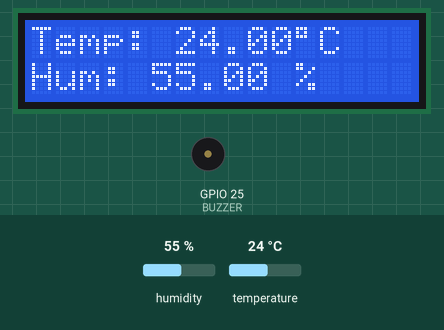
This program was run on a simulated ESP32. Parts: 16×2 character LCD, buzzer (waves = sounding, pin HIGH). The inputs (shaded band) are chosen by the test bench; at power-on: temperature 24 °C, humidity 55 %. WiFi joins after 1.5 s; servers stay silent unless stated; the local clock reads 2024-03-15 10:24:30 at power-on unless the program sets it; the Firebase database answers and starts empty; what the program prints to the serial monitor is not drawn.

Above: at 3.17 s.
3.6 s: temperature set to 0 °C
At 3.6 s:
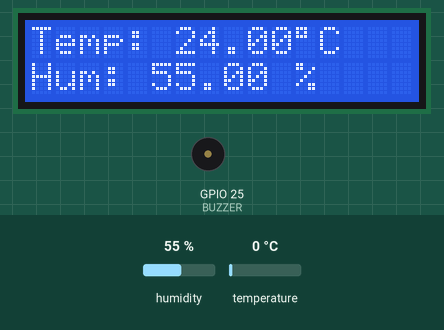
7.6 s: temperature set to 12 °C
At 8.29 s:
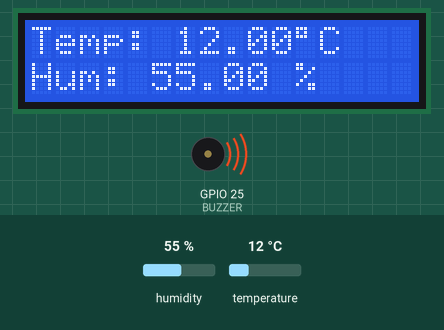
9.6 s: humidity set to 22 %
At 12.7 s:
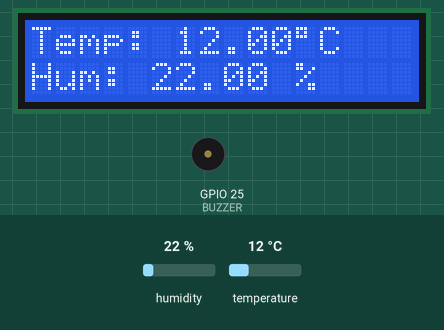
12.8 s: humidity set to 40 %
At 16.8 s:
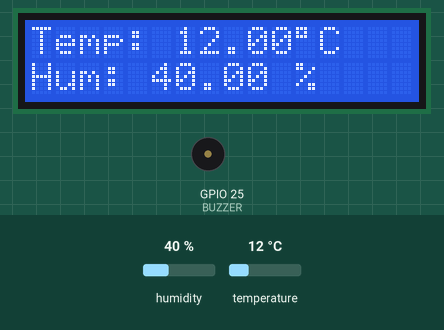
Timing chart, 0 to 17.1 s (numbered marks = the images above; inputs shaded):
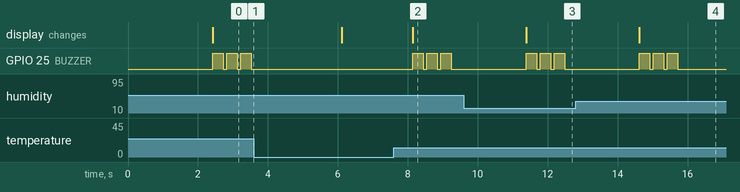

The program:

main.cpp
```cpp
#include <Arduino.h>
#include <WiFi.h>
#include <Firebase_ESP_Client.h>
#include <Wire.h>
#include <LiquidCrystal_I2C.h>
#include <DHT.h>
#include <time.h>
#include "addons/TokenHelper.h"
#include "addons/RTDBHelper.h"

// Wi-Fi Credentials
#define PRIMARY_SSID "CPPMTRAIL"
#define PRIMARY_PASSWORD "1234567890"

// Firebase Credentials
#define API_KEY "AIzaSyAtYD7gBwoKdcwnUaSS1bKIVCNQBMuPOdA"
#define DATABASE_URL "https://temp-humid-monitoring-01-default-rtdb.asia-southeast1.firebasedatabase.app/"

#define USER_EMAIL "projecttrailcppm@gmail.com"
#define USER_PASSWORD "password"
// Sensor & Display Setup
#define DHTPIN 27
#define DHTTYPE DHT22
#define BUZZER 25

DHT dht(DHTPIN, DHTTYPE);
LiquidCrystal_I2C lcd(0x3F, 16, 2);
FirebaseData fbdo;
FirebaseAuth auth;
FirebaseConfig config;

unsigned long sendDataPrevMillis = 0;
unsigned long fetchSettingsPrevMillis = 0;

bool firebaseConnected = false;

// Variables fetched from Firebase
String backupSSID = "";
String backupPassword = "";
float maxTemp = 99.9; // Celsius
float minTemp = 99.5; // Celsius

// Last known values to prevent unnecessary updates
float lastTemp = -1.0;
float lastHumidity = -1.0;

// Function Prototypes
void buzzerAlert();
void fetchSettings();
void fetchBackupWiFi();
bool connectWiFi(bool isPrimary);
String getTimestamp();

void setup() {
    Serial.begin(115200);
    lcd.init();
    lcd.backlight();
    dht.begin();
    pinMode(BUZZER, OUTPUT);
    digitalWrite(BUZZER, LOW);

    // Connect to Wi-Fi
    if (!connectWiFi(true)) {
        fetchBackupWiFi();
        if (!connectWiFi(false)) {
            Serial.println("No Wi-Fi available. Restarting...");
            ESP.restart();
        }
    }

    Serial.println("Wi-Fi Connected! Proceeding to Firebase setup...");

    // Initialize Firebase
    config.api_key = API_KEY;
    config.database_url = DATABASE_URL;
    config.token_status_callback = tokenStatusCallback;

    Firebase.begin(&config, &auth);
    Firebase.reconnectWiFi(true);

    if (Firebase.ready()) {
        firebaseConnected = true;
        Serial.println("Firebase Connected Successfully.");
        fetchSettings();
    } else {
        Serial.println("Firebase Connection Failed.");
    }

    // Time Synchronization
    configTime(19800, 0, "pool.ntp.org");
}

void loop() {
    float tempC = dht.readTemperature(); // Read in Celsius
    float humidity = dht.readHumidity();

    if (isnan(tempC) || isnan(humidity)) {
        Serial.println("Failed to read from DHT sensor! Retrying...");
        delay(1000);
        tempC = dht.readTemperature();
        humidity = dht.readHumidity();
        if (isnan(tempC) || isnan(humidity)) {
            Serial.println("DHT sensor read failed again. Restarting sensor...");
            dht.begin();  // Reset sensor
            delay(2500);  // Wait for the sensor to stabilize
            return;
        }
    }
    Serial.println("test1");

    // Update LCD only if values change significantly
    if (abs(tempC - lastTemp) > 0.5 || abs(humidity - lastHumidity) > 1) {
        lcd.clear();
        lcd.setCursor(0, 0);
        lcd.print("Temp: ");
        lcd.print(tempC);
        lcd.print((char)223); // Degree symbol
        lcd.print("C ");
        lcd.setCursor(0, 1);
        lcd.print("Hum: ");
        lcd.print(humidity);
        lcd.print(" % ");

        lastTemp = tempC;
        lastHumidity = humidity;
    }

    // Buzzer alert if temp is out of range
    if (tempC > maxTemp || tempC < minTemp) {
        buzzerAlert();
    } else {
        digitalWrite(BUZZER, LOW);
    }

    // Ensure Wi-Fi stays connected
    if (WiFi.status() != WL_CONNECTED) {
        Serial.println("Reconnecting to Wi-Fi...");
        WiFi.reconnect();
    }
    config.api_key = API_KEY;
    auth.user.email = USER_EMAIL;
    auth.user.password = USER_PASSWORD;
    // Ensure Firebase stays connected
    if (!Firebase.ready()) {
        Serial.println("Reconnecting to Firebase...");
        Firebase.begin(&config, &auth);
    }

    // Send data to Firebase every 15 seconds
    if (firebaseConnected && (millis() - sendDataPrevMillis > 15000 || sendDataPrevMillis == 0)) {
        sendDataPrevMillis = millis();

        FirebaseJson json;
        json.set("temperature", tempC); // Store temperature in Celsius
        json.set("humidity", humidity);
        json.set("timestamp", getTimestamp());

        int retryCount = 0;
        while (!Firebase.RTDB.updateNode(&fbdo, "/sensors", &json) && retryCount < 3) {
            Serial.println("Retrying Firebase update...");
            retryCount++;
            delay(2000);
        }

        if (retryCount == 3) {
            Serial.println("Failed to update data after retries.");
        } else {
            Serial.println("Data updated successfully.");
        }
    }

    // Fetch updated settings every 30 seconds
    if (firebaseConnected && (millis() - fetchSettingsPrevMillis > 30000 || fetchSettingsPrevMillis == 0)) {
        fetchSettings();
        fetchSettingsPrevMillis = millis();
    }

    delay(2000);
}

void buzzerAlert() {
    for (int i = 0; i < 3; i++) {
        digitalWrite(BUZZER, HIGH);
        delay(300);
        digitalWrite(BUZZER, LOW);
        delay(100);
    }
}

void fetchBackupWiFi() {
    Serial.println("Fetching backup Wi-Fi credentials from Firebase...");

    if (Firebase.ready()) {
        if (Firebase.RTDB.getString(&fbdo, "/settings/backupSSID")) {
            backupSSID = fbdo.stringData();
            Serial.println("Backup SSID fetched successfully.");
        } else {
            Serial.println("Failed to get backup SSID: " + fbdo.errorReason());
            backupSSID = ""; // Reset in case of failure
        }

        if (Firebase.RTDB.getString(&fbdo, "/settings/backupPassword")) {
            backupPassword = fbdo.stringData();
            Serial.println("Backup Password fetched successfully.");
        } else {
            Serial.println("Failed to get backup password: " + fbdo.errorReason());
            backupPassword = ""; // Reset in case of failure
        }
    }
}

void fetchSettings() {
    Serial.println("Fetching temperature settings from Firebase...");

    if (Firebase.ready()) {
        if (Firebase.RTDB.getFloat(&fbdo, "/settings/maxTemp")) {
            maxTemp = fbdo.floatData(); // Store as Celsius value
            Serial.print("Max Temp set to: ");
            Serial.println(maxTemp);
        } else {
            Serial.println("Failed to get maxTemp: " + fbdo.errorReason());
            maxTemp = 30.0; // Default value in case of failure
        }

        if (Firebase.RTDB.getFloat(&fbdo, "/settings/minTemp")) {
            minTemp = fbdo.floatData(); // Store as Celsius value
            Serial.print("Min Temp set to: ");
            Serial.println(minTemp);
        } else {
            Serial.println("Failed to get minTemp: " + fbdo.errorReason());
            minTemp = 20.0; // Default value in case of failure
        }

         Serial.print("Updated Temp Range: ");
         Serial.print(minTemp);
         Serial.print(" - ");
         Serial.println(maxTemp);
     }
}

bool connectWiFi(bool isPrimary) {
     String ssid = isPrimary ? PRIMARY_SSID : backupSSID;
     String password = isPrimary ? PRIMARY_PASSWORD : backupPassword;

     lcd.setCursor(0, 0);
     lcd.print("Connecting to");
     lcd.setCursor(0, 1);
     lcd.print(ssid);
     Serial.print("Connecting to ");
     Serial.println(ssid);

     WiFi.begin(ssid.c_str(), password.c_str());
     int attempt = 0;
     while (WiFi.status() != WL_CONNECTED && attempt < 10) {
         Serial.print(".");
         delay(1000);
         attempt++;
     }

     return (WiFi.status() == WL_CONNECTED);
}

String getTimestamp() {
     time_t now;
     struct tm timeinfo;
     if (!getLocalTime(&timeinfo)) {
         return "N/A";
     }
     char timeString[20];
     strftime(timeString, sizeof(timeString), "%Y-%m-%d %H:%M:%S", &timeinfo);
     return String(timeString);
}
```

Measured:
- after the input at 3.6 s, GPIO 25 (BUZZER): stops changing and stays LOW
- after the input at 7.6 s, GPIO 25 (BUZZER): alternates HIGH for 0.30 s and LOW for 0.10 s, starting after 0.55 s; the display: changes after 0.55 s (image 2)
- after the input at 9.6 s, the display: changes after 1.8 s (image 3)
- after the input at 12.8 s, the display: changes after 1.8 s (image 4)
- by itself, GPIO 25 (BUZZER): alternates HIGH for 0.30 s and LOW for 0.10 s
